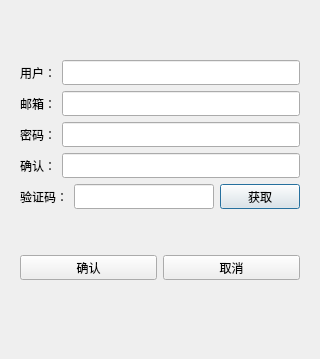
<?xml version="1.0" encoding="UTF-8"?>
<ui version="4.0">
 <class>RegisterDialog</class>
 <widget class="QDialog" name="RegisterDialog">
  <property name="geometry">
   <rect>
    <x>0</x>
    <y>0</y>
    <width>320</width>
    <height>359</height>
   </rect>
  </property>
  <property name="windowTitle">
   <string>Dialog</string>
  </property>
  <layout class="QVBoxLayout" name="verticalLayout_2">
   <item>
    <layout class="QVBoxLayout" name="verticalLayout">
     <item>
      <widget class="QStackedWidget" name="stackedWidget">
       <property name="currentIndex">
        <number>0</number>
       </property>
       <widget class="QWidget" name="page">
        <layout class="QVBoxLayout" name="verticalLayout_3">
         <item>
          <spacer name="verticalSpacer">
           <property name="orientation">
            <enum>Qt::Orientation::Vertical</enum>
           </property>
           <property name="sizeHint" stdset="0">
            <size>
             <width>20</width>
             <height>40</height>
            </size>
           </property>
          </spacer>
         </item>
         <item>
          <layout class="QHBoxLayout" name="horizontalLayout_2">
           <item>
            <widget class="QLabel" name="user_label">
             <property name="minimumSize">
              <size>
               <width>0</width>
               <height>25</height>
              </size>
             </property>
             <property name="maximumSize">
              <size>
               <width>16777215</width>
               <height>25</height>
              </size>
             </property>
             <property name="text">
              <string>用户：</string>
             </property>
            </widget>
           </item>
           <item>
            <widget class="QLineEdit" name="user_edit">
             <property name="minimumSize">
              <size>
               <width>0</width>
               <height>25</height>
              </size>
             </property>
             <property name="maximumSize">
              <size>
               <width>16777215</width>
               <height>25</height>
              </size>
             </property>
            </widget>
           </item>
          </layout>
         </item>
         <item>
          <layout class="QHBoxLayout" name="horizontalLayout_3">
           <item>
            <widget class="QLabel" name="email_label">
             <property name="minimumSize">
              <size>
               <width>0</width>
               <height>25</height>
              </size>
             </property>
             <property name="maximumSize">
              <size>
               <width>16777215</width>
               <height>25</height>
              </size>
             </property>
             <property name="text">
              <string>邮箱：</string>
             </property>
            </widget>
           </item>
           <item>
            <widget class="QLineEdit" name="email_edit">
             <property name="minimumSize">
              <size>
               <width>0</width>
               <height>25</height>
              </size>
             </property>
             <property name="maximumSize">
              <size>
               <width>16777215</width>
               <height>25</height>
              </size>
             </property>
            </widget>
           </item>
          </layout>
         </item>
         <item>
          <layout class="QHBoxLayout" name="horizontalLayout_4">
           <item>
            <widget class="QLabel" name="pass_label">
             <property name="minimumSize">
              <size>
               <width>0</width>
               <height>25</height>
              </size>
             </property>
             <property name="maximumSize">
              <size>
               <width>16777215</width>
               <height>25</height>
              </size>
             </property>
             <property name="text">
              <string>密码：</string>
             </property>
            </widget>
           </item>
           <item>
            <widget class="QLineEdit" name="pass_edit">
             <property name="minimumSize">
              <size>
               <width>0</width>
               <height>25</height>
              </size>
             </property>
             <property name="maximumSize">
              <size>
               <width>16777215</width>
               <height>25</height>
              </size>
             </property>
            </widget>
           </item>
          </layout>
         </item>
         <item>
          <layout class="QHBoxLayout" name="horizontalLayout_5">
           <item>
            <widget class="QLabel" name="label">
             <property name="minimumSize">
              <size>
               <width>0</width>
               <height>25</height>
              </size>
             </property>
             <property name="maximumSize">
              <size>
               <width>16777215</width>
               <height>25</height>
              </size>
             </property>
             <property name="text">
              <string>确认：</string>
             </property>
            </widget>
           </item>
           <item>
            <widget class="QLineEdit" name="lineEdit">
             <property name="minimumSize">
              <size>
               <width>0</width>
               <height>25</height>
              </size>
             </property>
             <property name="maximumSize">
              <size>
               <width>16777215</width>
               <height>25</height>
              </size>
             </property>
            </widget>
           </item>
          </layout>
         </item>
         <item>
          <layout class="QHBoxLayout" name="horizontalLayout_6">
           <item>
            <widget class="QLabel" name="verify_label">
             <property name="minimumSize">
              <size>
               <width>0</width>
               <height>25</height>
              </size>
             </property>
             <property name="maximumSize">
              <size>
               <width>16777215</width>
               <height>25</height>
              </size>
             </property>
             <property name="text">
              <string>验证码：</string>
             </property>
            </widget>
           </item>
           <item>
            <widget class="QLineEdit" name="verify_edit">
             <property name="minimumSize">
              <size>
               <width>0</width>
               <height>25</height>
              </size>
             </property>
             <property name="maximumSize">
              <size>
               <width>16777215</width>
               <height>25</height>
              </size>
             </property>
            </widget>
           </item>
           <item>
            <widget class="QPushButton" name="get_code">
             <property name="minimumSize">
              <size>
               <width>0</width>
               <height>25</height>
              </size>
             </property>
             <property name="maximumSize">
              <size>
               <width>16777215</width>
               <height>25</height>
              </size>
             </property>
             <property name="text">
              <string>获取</string>
             </property>
            </widget>
           </item>
          </layout>
         </item>
         <item>
          <spacer name="verticalSpacer_3">
           <property name="orientation">
            <enum>Qt::Orientation::Vertical</enum>
           </property>
           <property name="sizeHint" stdset="0">
            <size>
             <width>20</width>
             <height>40</height>
            </size>
           </property>
          </spacer>
         </item>
         <item>
          <layout class="QHBoxLayout" name="horizontalLayout_7">
           <item>
            <widget class="QPushButton" name="confirm_btn">
             <property name="minimumSize">
              <size>
               <width>0</width>
               <height>25</height>
              </size>
             </property>
             <property name="maximumSize">
              <size>
               <width>16777215</width>
               <height>25</height>
              </size>
             </property>
             <property name="text">
              <string>确认</string>
             </property>
            </widget>
           </item>
           <item>
            <widget class="QPushButton" name="cancel_btn">
             <property name="minimumSize">
              <size>
               <width>0</width>
               <height>25</height>
              </size>
             </property>
             <property name="maximumSize">
              <size>
               <width>16777215</width>
               <height>25</height>
              </size>
             </property>
             <property name="text">
              <string>取消</string>
             </property>
            </widget>
           </item>
          </layout>
         </item>
        </layout>
       </widget>
       <widget class="QWidget" name="page_2"/>
      </widget>
     </item>
     <item>
      <spacer name="verticalSpacer_2">
       <property name="orientation">
        <enum>Qt::Orientation::Vertical</enum>
       </property>
       <property name="sizeHint" stdset="0">
        <size>
         <width>20</width>
         <height>40</height>
        </size>
       </property>
      </spacer>
     </item>
    </layout>
   </item>
  </layout>
 </widget>
 <resources/>
 <connections/>
</ui>
